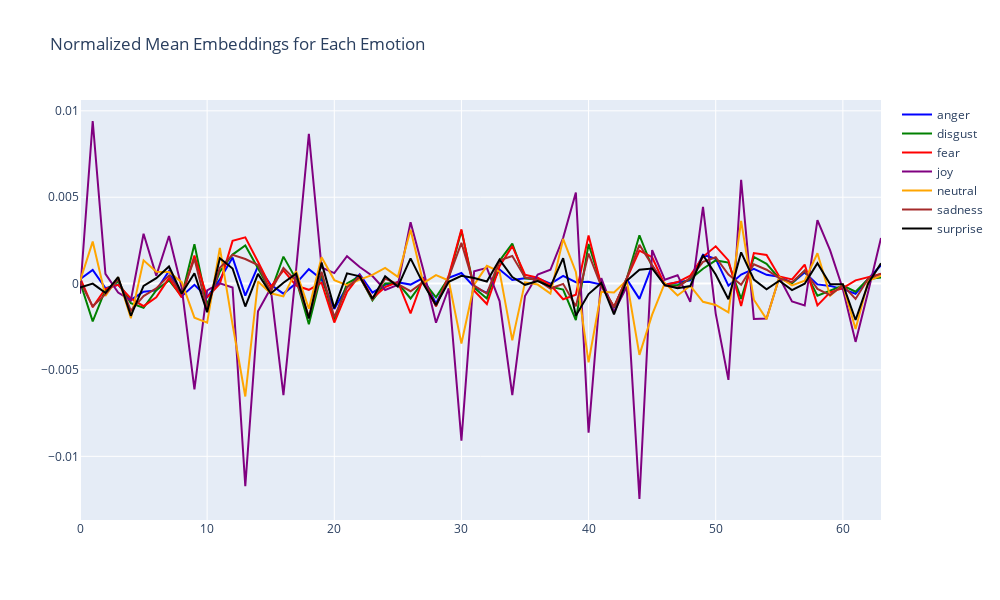

The notebook cell this image was saved under:
### Code cell
# Create a figure
fig3 = go.Figure()

colors = ['blue', 'green', 'red', 'purple', 'orange', 'brown', 'black']

# Add a trace for each emotion
for i, emotion in enumerate(emotion_classes):
    fig3.add_trace(
        go.Scatter(
            x=list(range(64)),
            y=mean_embeddings3[emotion],
            mode='lines',
            name=emotion,
            line=dict(color=colors[i])
        )
    )

# Update layout to make it interactive
fig3.update_layout(
    height=600, 
    width=1000, 
    title_text="Normalized Mean Embeddings for Each Emotion",
    hovermode='x unified'
)

# Show the figure
fig3.show()

### Figure 1 — Plotly figure (JSON) as saved in the notebook; plotly's stock layout.template omitted (floating-point values rounded to 4 significant figures; data arrays with more than 128 entries replaced by an {"elided": "..."} marker saying what was removed)
{"data": [{"line": {"color": "blue"}, "mode": "lines", "name": "anger", "type": "scatter", "x": [0, 1, 2, 3, 4, 5, 6, 7, 8, 9, 10, 11, 12, 13, 14, 15, 16, 17, 18, 19, 20, 21, 22, 23, 24, 25, 26, 27, 28, 29, 30, 31, 32, 33, 34, 35, 36, 37, 38, 39, 40, 41, 42, 43, 44, 45, 46, 47, 48, 49, 50, 51, 52, 53, 54, 55, 56, 57, 58, 59, 60, 61, 62, 63], "y": {"elided": "832 float values"}}, {"line": {"color": "green"}, "mode": "lines", "name": "disgust", "type": "scatter", "x": [0, 1, 2, 3, 4, 5, 6, 7, 8, 9, 10, 11, 12, 13, 14, 15, 16, 17, 18, 19, 20, 21, 22, 23, 24, 25, 26, 27, 28, 29, 30, 31, 32, 33, 34, 35, 36, 37, 38, 39, 40, 41, 42, 43, 44, 45, 46, 47, 48, 49, 50, 51, 52, 53, 54, 55, 56, 57, 58, 59, 60, 61, 62, 63], "y": {"elided": "832 float values"}}, {"line": {"color": "red"}, "mode": "lines", "name": "fear", "type": "scatter", "x": [0, 1, 2, 3, 4, 5, 6, 7, 8, 9, 10, 11, 12, 13, 14, 15, 16, 17, 18, 19, 20, 21, 22, 23, 24, 25, 26, 27, 28, 29, 30, 31, 32, 33, 34, 35, 36, 37, 38, 39, 40, 41, 42, 43, 44, 45, 46, 47, 48, 49, 50, 51, 52, 53, 54, 55, 56, 57, 58, 59, 60, 61, 62, 63], "y": {"elided": "832 float values"}}, {"line": {"color": "purple"}, "mode": "lines", "name": "joy", "type": "scatter", "x": [0, 1, 2, 3, 4, 5, 6, 7, 8, 9, 10, 11, 12, 13, 14, 15, 16, 17, 18, 19, 20, 21, 22, 23, 24, 25, 26, 27, 28, 29, 30, 31, 32, 33, 34, 35, 36, 37, 38, 39, 40, 41, 42, 43, 44, 45, 46, 47, 48, 49, 50, 51, 52, 53, 54, 55, 56, 57, 58, 59, 60, 61, 62, 63], "y": {"elided": "832 float values"}}, {"line": {"color": "orange"}, "mode": "lines", "name": "neutral", "type": "scatter", "x": [0, 1, 2, 3, 4, 5, 6, 7, 8, 9, 10, 11, 12, 13, 14, 15, 16, 17, 18, 19, 20, 21, 22, 23, 24, 25, 26, 27, 28, 29, 30, 31, 32, 33, 34, 35, 36, 37, 38, 39, 40, 41, 42, 43, 44, 45, 46, 47, 48, 49, 50, 51, 52, 53, 54, 55, 56, 57, 58, 59, 60, 61, 62, 63], "y": {"elided": "832 float values"}}, {"line": {"color": "brown"}, "mode": "lines", "name": "sadness", "type": "scatter", "x": [0, 1, 2, 3, 4, 5, 6, 7, 8, 9, 10, 11, 12, 13, 14, 15, 16, 17, 18, 19, 20, 21, 22, 23, 24, 25, 26, 27, 28, 29, 30, 31, 32, 33, 34, 35, 36, 37, 38, 39, 40, 41, 42, 43, 44, 45, 46, 47, 48, 49, 50, 51, 52, 53, 54, 55, 56, 57, 58, 59, 60, 61, 62, 63], "y": {"elided": "832 float values"}}, {"line": {"color": "black"}, "mode": "lines", "name": "surprise", "type": "scatter", "x": [0, 1, 2, 3, 4, 5, 6, 7, 8, 9, 10, 11, 12, 13, 14, 15, 16, 17, 18, 19, 20, 21, 22, 23, 24, 25, 26, 27, 28, 29, 30, 31, 32, 33, 34, 35, 36, 37, 38, 39, 40, 41, 42, 43, 44, 45, 46, 47, 48, 49, 50, 51, 52, 53, 54, 55, 56, 57, 58, 59, 60, 61, 62, 63], "y": {"elided": "832 float values"}}], "layout": {"height": 600, "hovermode": "x unified", "title": {"text": "Normalized Mean Embeddings for Each Emotion"}, "width": 1000}}
